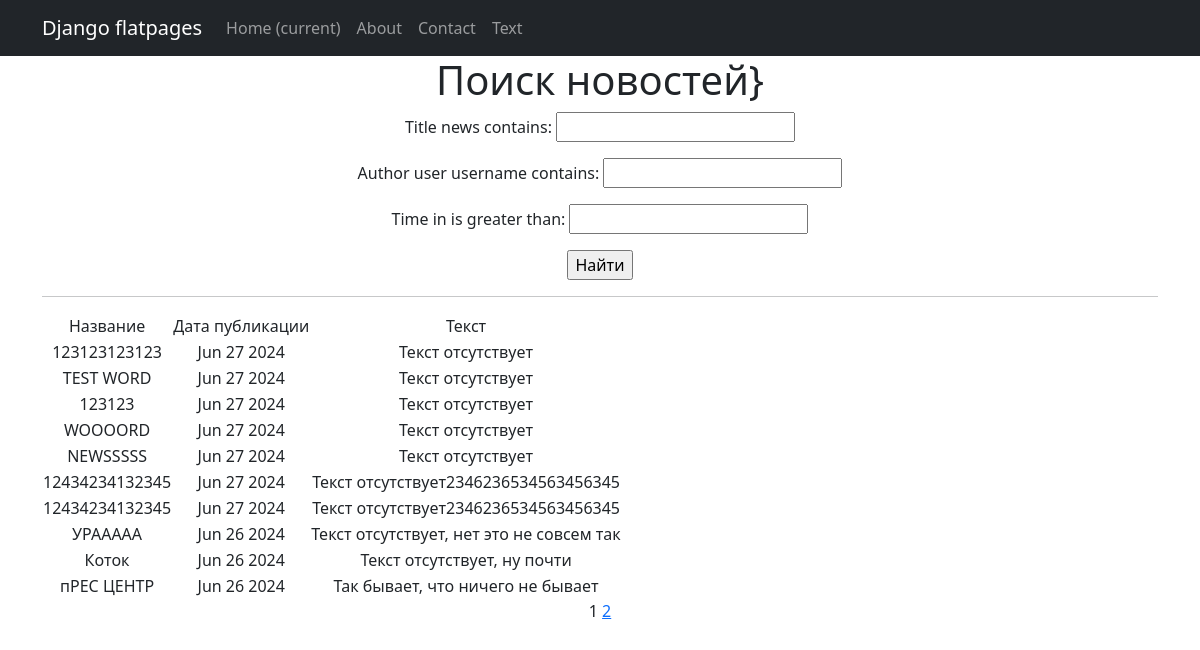
/news/search (signed in), run on an earlier commit of the app's database.
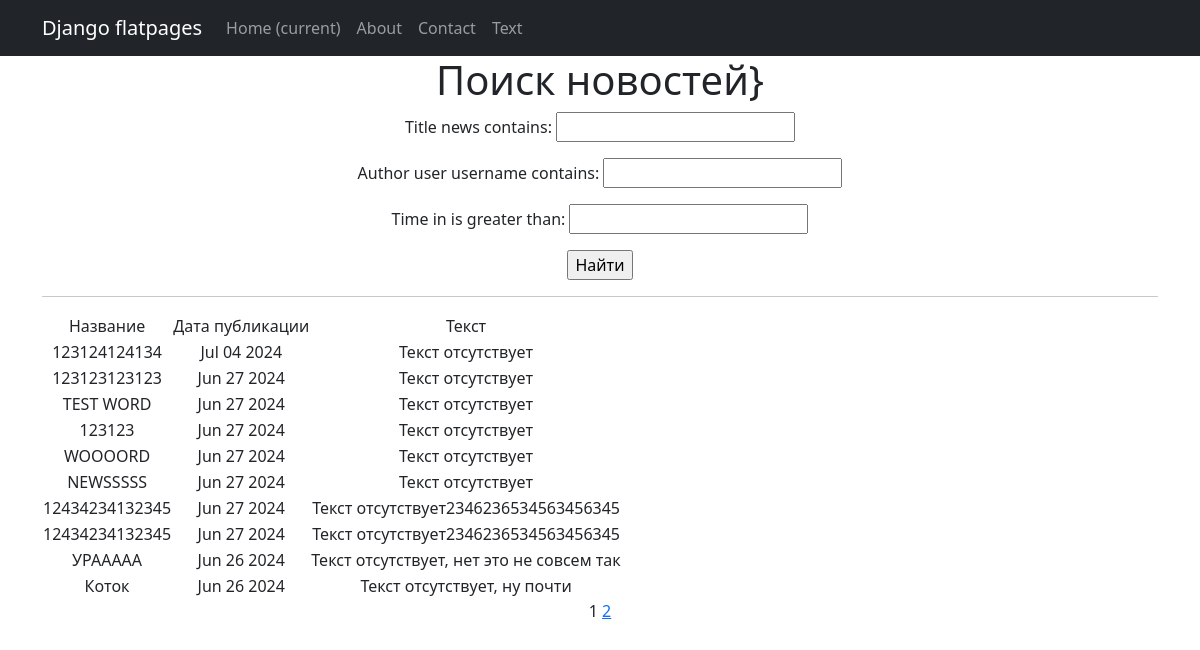
And on a later commit of the database.
### news/models.py (models this page shows, shortened)
class Post(models.Model):
    article = 'статья'
    news = 'новость'
    POSITIONS = [
        (article, 'article'),
        (news, 'news'),
    ]
    author = models.ForeignKey(Author, on_delete=models.CASCADE)
    news = models.CharField(max_length=55, choices=POSITIONS, default='новость')
    time_in = models.DateTimeField(auto_now_add=True)
    products = models.ManyToManyField(Category, through='PostCategory')
    title_news = models.CharField(max_length=55)
    text_news = models.TextField(default="Текст отсутствует")
    post_reiting = models.IntegerField(default=0)

### news/views.py (the view)
# urls.py: path('news/search', PostList.as_view(), name='news_search'),
class PostList(LoginRequiredMixin, ListView):
    model = Post
    ordering = '-time_in'
    template_name = 'search.html'
    context_object_name = 'news'
    paginate_by = 10  # вот так мы можем указать количество записей на странице
    def get_queryset(self):
        queryset = super().get_queryset()
        self.filterset = PostFilter(self.request.GET, queryset)
        return self.filterset.qs
    def get_context_data(self, **kwargs):
        context = super().get_context_data(**kwargs)
        context['time_now'] = datetime.utcnow()
        context['next_sale'] = None
        context['filterset'] = self.filterset
        return context

### news/templatetags/custom_filters.py (called while the page is built)
@register.filter()
def censorship(text):
   STOP_LIST = [
       'мат',
       'редиска',
       'сук',
   ]
   for word in STOP_LIST:
      if word in text:
          text = text.lower().replace(word.lower(), word[0]+'***')
   return f'{text}'

### news/templatetags/custom_tags.py (called while the page is built)
@register.simple_tag(takes_context=True)
def url_replace(context, **kwargs):
    d = context['request'].GET.copy()
    for k, v in kwargs.items():
        d[k] = v
    return d.urlencode()

### templates/search.html (shortened to what this page needs)
{% extends 'flatpages/default.html' %}
{% load custom_filters %}!
{% load custom_tags %}
{% block content %}
<h1>Поиск новостей}</h1>
   <form action="" method="get">
       {{ filterset.form.as_p }}
       <input type="submit" value="Найти" />
   </form>
<hr>
{% if news %}
<table>
    <tr>
        <td> Название</td>
        <td> Дата публикации</td>
        <td> Текст</td>
    </tr>
    {% for news in news %}
    <tr>
        <td>{{ news.title_news|censorship }}</td>
        <td>{{ news.time_in|date:'M d Y' }}</td>
        <td>{{ news.text_news|censorship}}</td>
    </tr>
    {% endfor %}
</table>
{% else %}
<h2>Статей нет!</h2>
{% endif %}
{{ page_obj.number }}
{% if page_obj.has_next %}
<a href="?{% url_replace page=page_obj.next_page_number %}">{{ page_obj.next_page_number }}</a>
{% endif %}
{% endblock content %}

What changed in the data, as far as the page shows it:
no longer on this page (row unchanged): Post: title_news|censorship "пРЕС ЦЕНТР", time_in "Jun 26 2024", text_news|censorship "Так бывает, что ничего не бывает"
added Post: title_news|censorship "123124124134", time_in "Jul 04 2024", text_news|censorship "Текст отсутствует"
